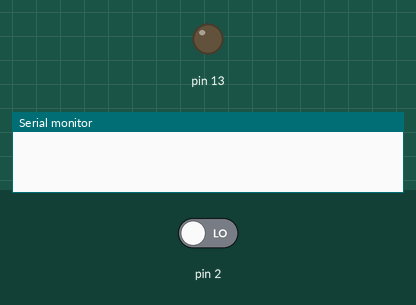
Bench run of a sketch on a simulated Arduino Uno, built with avr-gcc and run on an emulated ATmega328P. Shown: output pins drawn as LEDs (lit = HIGH), the last lines printed to the serial monitor. Inputs (shaded band) come from the test bench; at power-on: pin 2 LOW.

Above: at 1.2 s.
1.3 s: pin 2 driven HIGH
At 1.8 s:
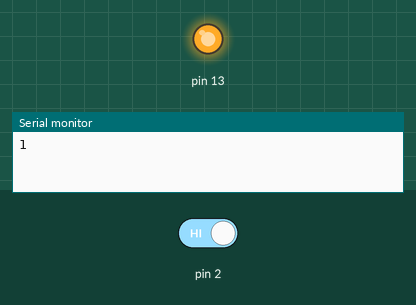
Timing chart, 0 to 4.3 s (numbered marks = the images above; inputs shaded):
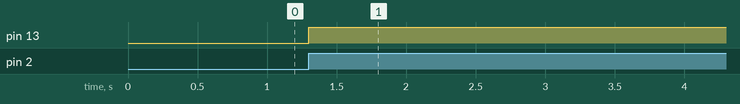

Measured:
- after the input at 1.3 s, pin 13: LOW → HIGH at once

The sketch:

Interrupt2.ino
```cpp
volatile byte state = HIGH;

void isr() {
  digitalWrite(13, state);
  Serial.println(state);
  state = !state;
}

void setup() {
  Serial.begin(9600);
  pinMode(13, OUTPUT);
  attachInterrupt(0, isr, RISING);
}

void loop() {
}
```
